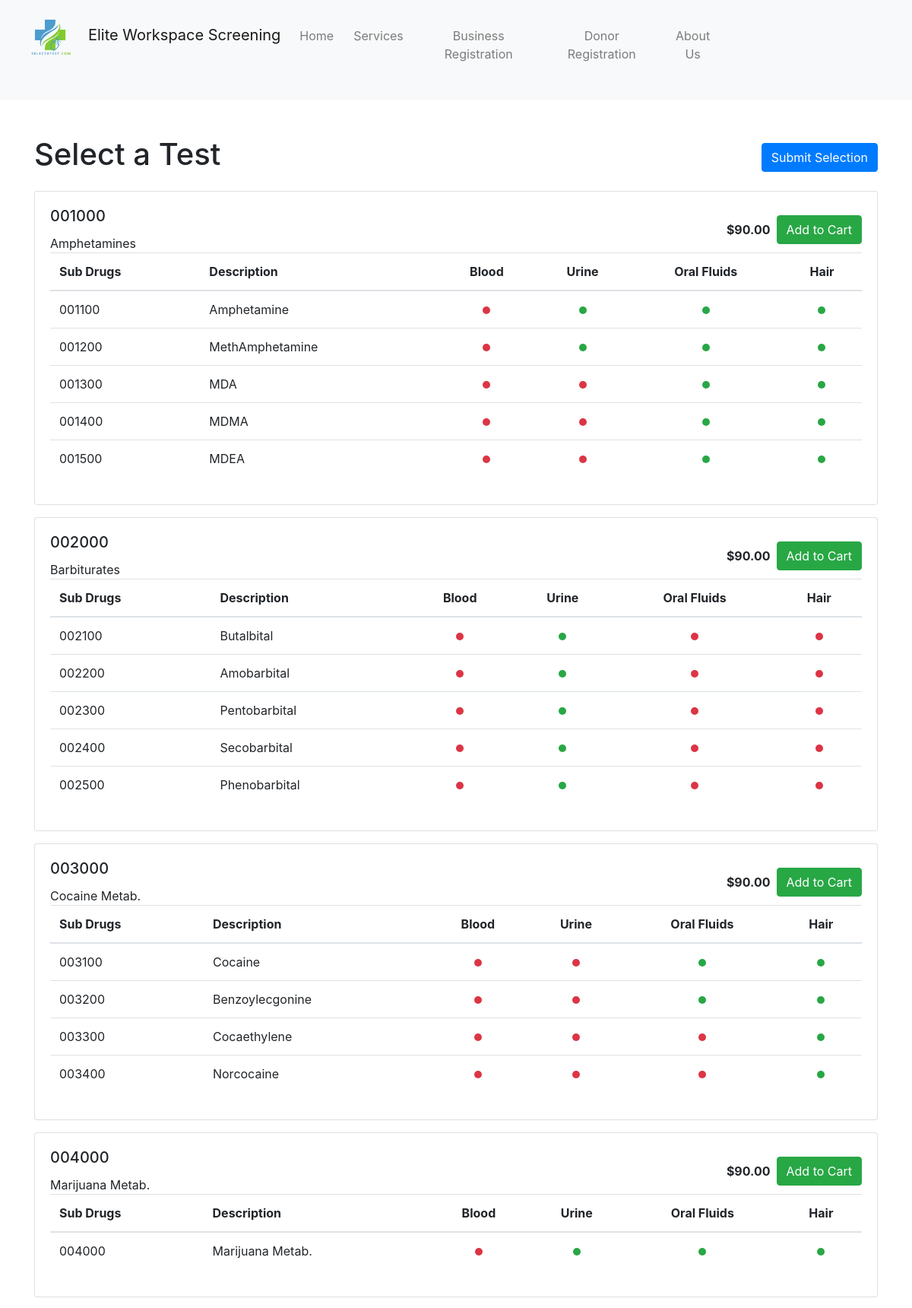
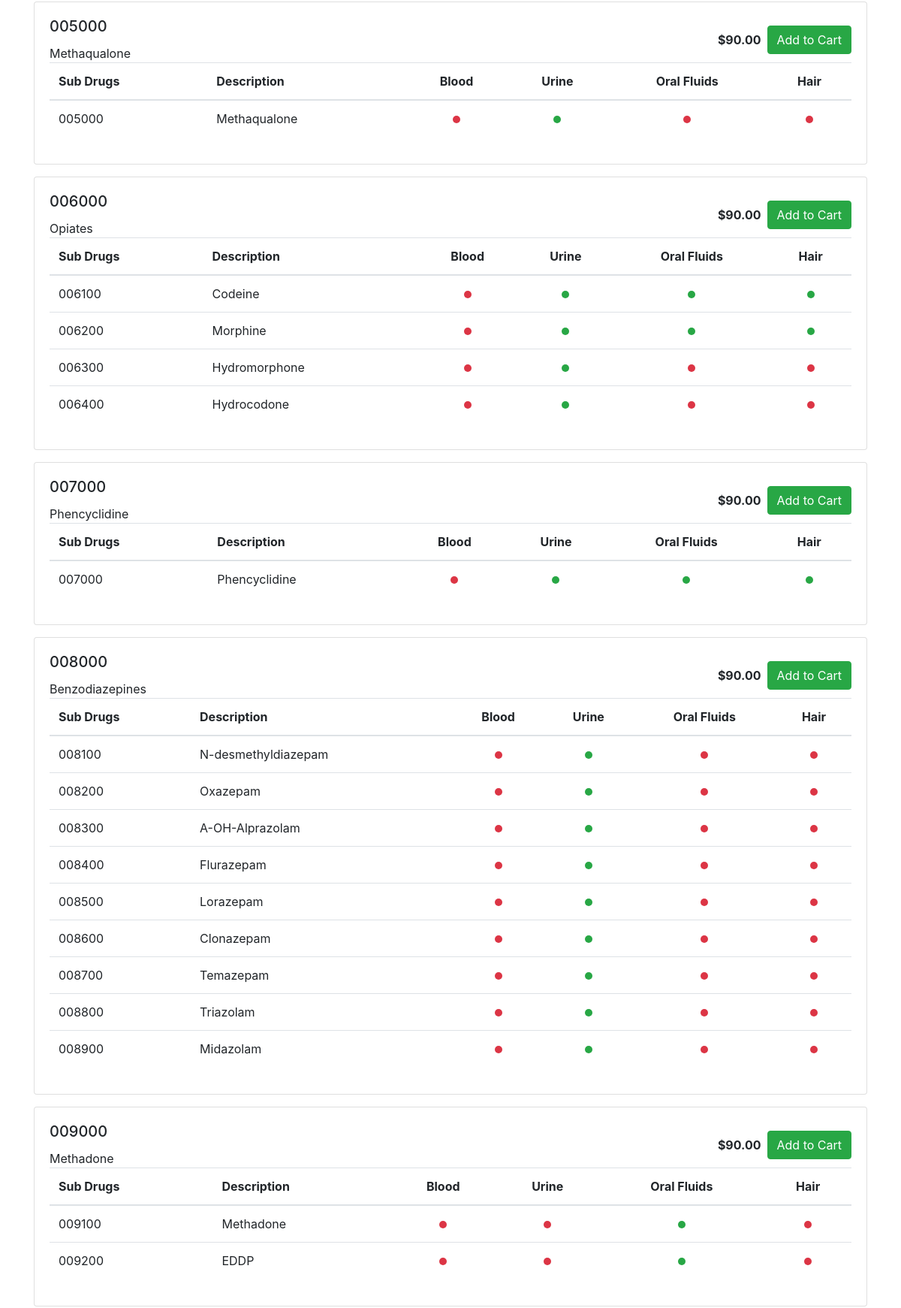
Screenshot of /test_selection_old/ (upper part) with the database file from the repository (2 pictures, top to bottom).
### drugtest/models.py (models this page shows, shortened)
class DrugTest(models.Model):
    drug_class = models.CharField(max_length=10)
    subdrug = models.CharField(max_length=10, blank=True, null=True)
    description = models.CharField(max_length=255)
    blood = models.BooleanField(default=False)
    urine = models.BooleanField(default=False)
    oral_fluids = models.BooleanField(default=False)
    hair = models.BooleanField(default=False)
    class Meta:
        ordering = ['drug_class', 'subdrug']

### drugtest/views.py (the view)
# urls.py: path('test_selection_old/', views.test_selection_old, name='test_selection_old'),
def test_selection_old(request):
    all_drug_tests = DrugTest.objects.all().order_by('drug_class', 'subdrug')
    drug_test_details = {}
    for dt in all_drug_tests:
        if dt.drug_class not in drug_test_details:
            drug_test_details[dt.drug_class] = {
                'description': dt.description,
                'sub_drugs': []
            }
        if dt.subdrug:
            drug_test_details[dt.drug_class]['sub_drugs'].append(dt)
    return render(request, 'drugtest/test_selection_old.html', {'drug_tests': drug_test_details})

### drugtest/templates/drugtest/test_selection_old.html (shortened to what this page needs)
{% extends 'drugtest/base.html' %}
{% block content %}
<div class="row justify-content-between align-items-center mb-3">
    <div class="col-auto">
        <h1>Select a Test</h1>
    </div>
    <div class="col-auto">
        <a href="{% url 'select_location' %}" > <button class="btn btn-primary">Submit Selection</button> </a>
    </div>
</div>
{% for drug_class, details in drug_tests.items %}
    <div class="card mb-3 text-left">
        <div class="card-body">
            <div class="row align-items-center">
                <div class="col-md-8">
                    <h5 class="card-title">{{ drug_class }}</h5>
                    <p class="card-text">{{ details.description }}</p>
                </div>
                <div class="col-md-4 d-flex justify-content-end align-items-center">
                    <span class="price-tag align-self-center mr-2"><b>$90.00</b></span>
                    <button class="btn btn-success">Add to Cart</button>
                </div>
            </div>
            {% if details.sub_drugs %}
                <table class="table">
                    <thead>
                        <tr>
                            <th>Sub Drugs</th>
                            <th>Description</th>
                            <th class="text-center">Blood</th>
                            <th class="text-center">Urine</th>
                            <th class="text-center">Oral Fluids</th>
                            <th class="text-center">Hair</th>
                        </tr>
                    </thead>
                    <tbody>
                        {% for sub_drug in details.sub_drugs %}
                            <tr>
                                <td>{{ sub_drug.subdrug }}</td>
                                <td>{{ sub_drug.description }}</td>
                                <td class="text-center"><span class="dot {{ sub_drug.blood|yesno:'green-dot,red-dot' }}"></span></td>
                                <td class="text-center"><span class="dot {{ sub_drug.urine|yesno:'green-dot,red-dot' }}"></span></td>
                                <td class="text-center"><span class="dot {{ sub_drug.oral_fluids|yesno:'green-dot,red-dot' }}"></span></td>
                                <td class="text-center"><span class="dot {{ sub_drug.hair|yesno:'green-dot,red-dot' }}"></span></td>
                            </tr>
                        {% endfor %}
                    </tbody>
                </table>
            {% endif %}
        </div>
    </div>
{% endfor %}
{% endblock %}

### drugtest/static/css/styles.css (style rules this page uses)
body { margin-bottom: 100px; }
.dot { height: 10px; width: 10px; border-radius: 50%; display: inline-block; }
.green-dot { background-color: #28a745; }
.red-dot { background-color: #dc3545; }

### rows the page displays
DrugTest: drug_tests "001000", description "Amphetamines"
DrugTest: subdrug "001100", description "Amphetamine", blood False (drawn), urine True (drawn), oral_fluids True (drawn), hair True (drawn)
DrugTest: subdrug "001200", description "MethAmphetamine", blood False (drawn), urine True (drawn), oral_fluids True (drawn), hair True (drawn)
DrugTest: subdrug "001300", description "MDA", blood False (drawn), urine False (drawn), oral_fluids True (drawn), hair True (drawn)
DrugTest: subdrug "001400", description "MDMA", blood False (drawn), urine False (drawn), oral_fluids True (drawn), hair True (drawn)
DrugTest: subdrug "001500", description "MDEA", blood False (drawn), urine False (drawn), oral_fluids True (drawn), hair True (drawn)
DrugTest: drug_tests "002000", description "Barbiturates"
DrugTest: subdrug "002100", description "Butalbital", blood False (drawn), urine True (drawn), oral_fluids False (drawn), hair False (drawn)
DrugTest: subdrug "002200", description "Amobarbital", blood False (drawn), urine True (drawn), oral_fluids False (drawn), hair False (drawn)
DrugTest: subdrug "002300", description "Pentobarbital", blood False (drawn), urine True (drawn), oral_fluids False (drawn), hair False (drawn)
DrugTest: subdrug "002400", description "Secobarbital", blood False (drawn), urine True (drawn), oral_fluids False (drawn), hair False (drawn)
DrugTest: subdrug "002500", description "Phenobarbital", blood False (drawn), urine True (drawn), oral_fluids False (drawn), hair False (drawn)
DrugTest: drug_tests "003000", description "Cocaine Metab."
DrugTest: subdrug "003100", description "Cocaine", blood False (drawn), urine False (drawn), oral_fluids True (drawn), hair True (drawn)
DrugTest: subdrug "003200", description "Benzoylecgonine", blood False (drawn), urine False (drawn), oral_fluids True (drawn), hair True (drawn)
DrugTest: subdrug "003300", description "Cocaethylene", blood False (drawn), urine False (drawn), oral_fluids False (drawn), hair True (drawn)
DrugTest: subdrug "003400", description "Norcocaine", blood False (drawn), urine False (drawn), oral_fluids False (drawn), hair True (drawn)
DrugTest: drug_tests "004000", description "Marijuana Metab.", subdrug "004000", description "Marijuana Metab.", blood False (drawn), urine True (drawn), oral_fluids True (drawn), hair True (drawn)
DrugTest: drug_tests "005000", description "Methaqualone", subdrug "005000", description "Methaqualone", blood False (drawn), urine True (drawn), oral_fluids False (drawn), hair False (drawn)
DrugTest: drug_tests "006000", description "Opiates"
DrugTest: subdrug "006100", description "Codeine", blood False (drawn), urine True (drawn), oral_fluids True (drawn), hair True (drawn)
DrugTest: subdrug "006200", description "Morphine", blood False (drawn), urine True (drawn), oral_fluids True (drawn), hair True (drawn)
DrugTest: subdrug "006300", description "Hydromorphone", blood False (drawn), urine True (drawn), oral_fluids False (drawn), hair False (drawn)
DrugTest: subdrug "006400", description "Hydrocodone", blood False (drawn), urine True (drawn), oral_fluids False (drawn), hair False (drawn)
DrugTest: drug_tests "007000", description "Phencyclidine", subdrug "007000", description "Phencyclidine", blood False (drawn), urine True (drawn), oral_fluids True (drawn), hair True (drawn)
DrugTest: drug_tests "008000", description "Benzodiazepines"
DrugTest: subdrug "008100", description "N-desmethyldiazepam", blood False (drawn), urine True (drawn), oral_fluids False (drawn), hair False (drawn)
DrugTest: subdrug "008200", description "Oxazepam", blood False (drawn), urine True (drawn), oral_fluids False (drawn), hair False (drawn)
DrugTest: subdrug "008300", description "A-OH-Alprazolam", blood False (drawn), urine True (drawn), oral_fluids False (drawn), hair False (drawn)
DrugTest: subdrug "008400", description "Flurazepam", blood False (drawn), urine True (drawn), oral_fluids False (drawn), hair False (drawn)
DrugTest: subdrug "008500", description "Lorazepam", blood False (drawn), urine True (drawn), oral_fluids False (drawn), hair False (drawn)
DrugTest: subdrug "008600", description "Clonazepam", blood False (drawn), urine True (drawn), oral_fluids False (drawn), hair False (drawn)
DrugTest: subdrug "008700", description "Temazepam", blood False (drawn), urine True (drawn), oral_fluids False (drawn), hair False (drawn)
DrugTest: subdrug "008800", description "Triazolam", blood False (drawn), urine True (drawn), oral_fluids False (drawn), hair False (drawn)
DrugTest: subdrug "008900", description "Midazolam", blood False (drawn), urine True (drawn), oral_fluids False (drawn), hair False (drawn)
DrugTest: drug_tests "009000", description "Methadone"
DrugTest: subdrug "009100", description "Methadone", blood False (drawn), urine False (drawn), oral_fluids True (drawn), hair False (drawn)
DrugTest: subdrug "009200", description "EDDP", blood False (drawn), urine False (drawn), oral_fluids True (drawn), hair False (drawn)
